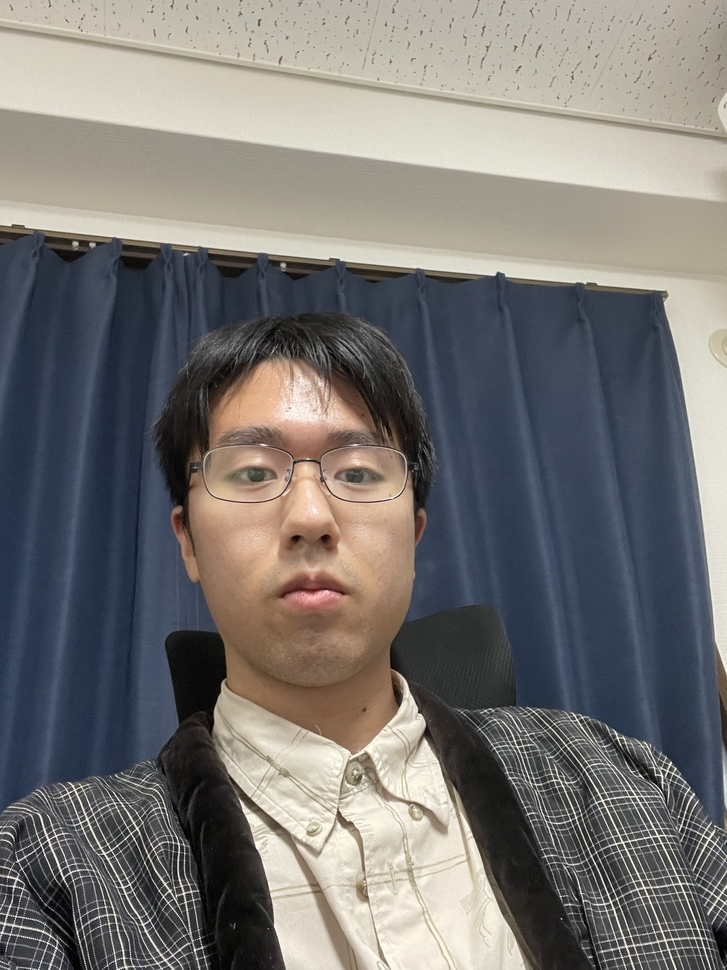
#> input picture makefile/honban/test.JPG, 727 x 970 px, shrunk from 2316 x 3088 before the run
$ python -i library.py   (imports and definitions only)
#> lines starting #> are read from the running program, lines starting #| are printed output that depends on the picture
#> further down, picture is the input picture: shape (970, 727, 3); mean B, G, R 115.6, 117.7, 120.1
from pathlib import Path

BASE_DIR = Path(__file__).resolve().parent


import cv2
import numpy as np
import subprocess

# === 顔検出器 ===
face_cascade = cv2.CascadeClassifier(str(BASE_DIR / "haarcascade_frontalface_default.xml"))

# === 顔検出（1回のみ） ===
def detect_face_once(img):
    gray = cv2.cvtColor(img, cv2.COLOR_BGR2GRAY)
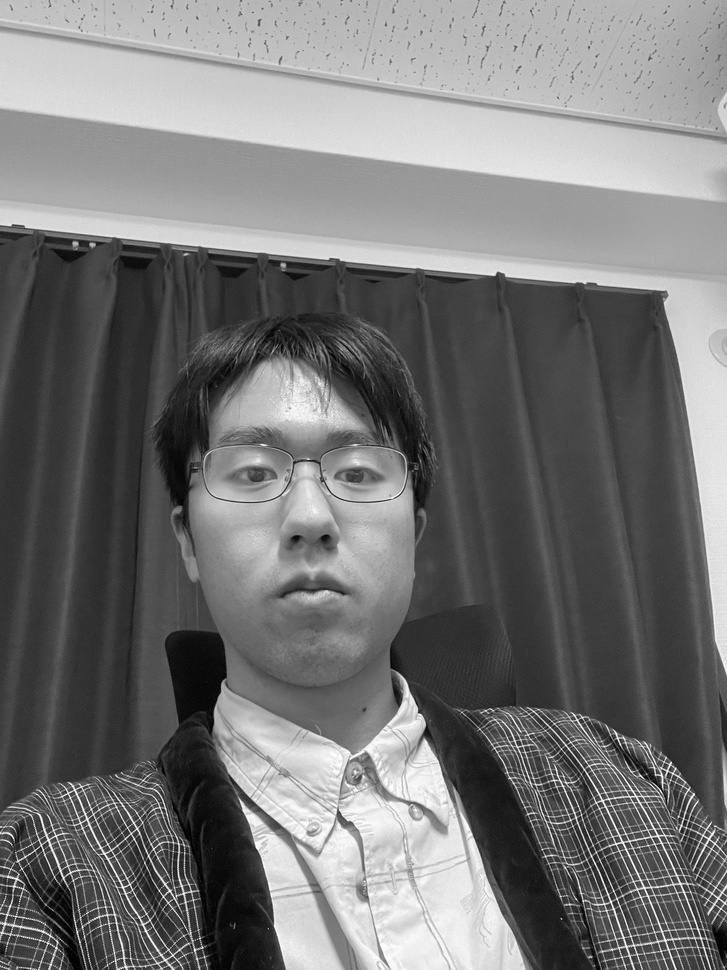
#> gray: shape (970, 727); min 0, max 255, mean 118.1
    smooth = cv2.bilateralFilter(gray, d=9, sigmaColor=75, sigmaSpace=75)
    faces = face_cascade.detectMultiScale(
        smooth,
        scaleFactor=1.1,
        minNeighbors=5,
        minSize=(60, 60)
    )
#> faces = [[404, 839, 68, 68], [161, 354, 288, 288]]
    return faces

# === 線画生成 (顔と服/背景で独立調整) ===
# [15 lines left out: function line_drawing_image, not called in this run]

# === SVG 変換用処理 ===
def save_debug_image(line_img, debug_jpg):
    cv2.imwrite(debug_jpg, line_img)
    print(f"📝 デバッグ画像保存 → {debug_jpg}")

def save_pgm_for_potrace(line_img, bitmap_pgm):
    line_inv = cv2.bitwise_not(line_img)
    cv2.imwrite(bitmap_pgm, line_inv)

# [31 lines left out: functions potrace_to_svg, optimize_svg_with_vpype, convert_to_svg, not called in this run]

>>> import cv2
>>> picture = cv2.imread('test.JPG')
>>> result = detect_face_once(picture)
#> result = [[404, 839, 68, 68], [161, 354, 288, 288]]

$ run again, on makefile/honban/captured.jpg
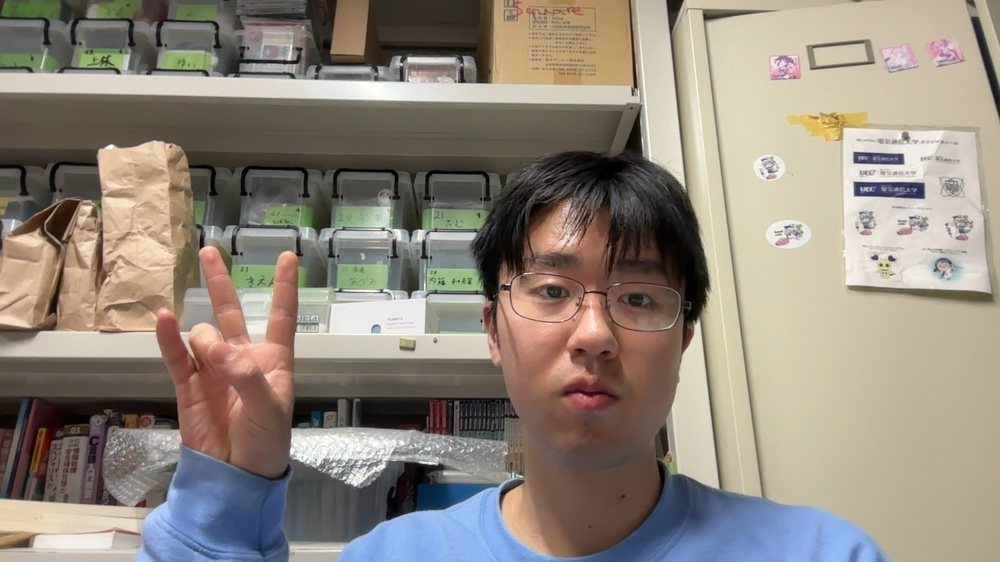
#> input picture makefile/honban/captured.jpg, 1000 x 562 px, shrunk from 1920 x 1080 before the run
#> picture is the input picture: shape (562, 1000, 3); mean B, G, R 123.3, 135.6, 145
#> in detect_face_once, `gray = cv2.cvtColor(img, cv2.COLOR_BGR2GRAY)`:
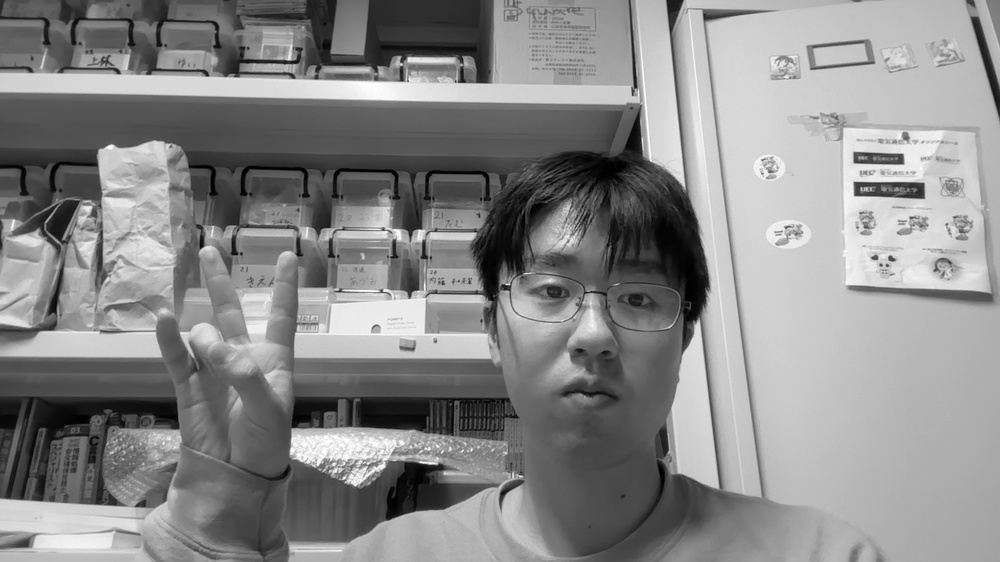
#> gray: shape (562, 1000); min 0, max 255, mean 137
#> faces = [[482, 211, 222, 222]]
